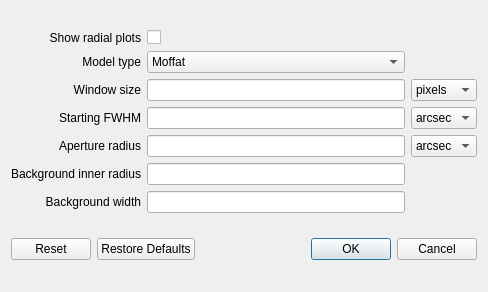
<?xml version="1.0" encoding="UTF-8"?>
<ui version="4.0">
 <class>PhotometryDialog</class>
 <widget class="QDialog" name="PhotometryDialog">
  <property name="windowModality">
   <enum>Qt::ApplicationModal</enum>
  </property>
  <property name="geometry">
   <rect>
    <x>0</x>
    <y>0</y>
    <width>488</width>
    <height>292</height>
   </rect>
  </property>
  <property name="windowTitle">
   <string>Photometry Settings</string>
  </property>
  <property name="modal">
   <bool>true</bool>
  </property>
  <layout class="QVBoxLayout" name="verticalLayout">
   <item>
    <layout class="QGridLayout" name="gridLayout">
     <item row="0" column="1">
      <widget class="QCheckBox" name="radialPlotBox">
       <property name="toolTip">
        <string>Display radial profiles for fit sources.</string>
       </property>
       <property name="text">
        <string/>
       </property>
      </widget>
     </item>
     <item row="6" column="0">
      <widget class="QLabel" name="label_7">
       <property name="text">
        <string>Background width</string>
       </property>
       <property name="alignment">
        <set>Qt::AlignRight|Qt::AlignTrailing|Qt::AlignVCenter</set>
       </property>
      </widget>
     </item>
     <item row="0" column="0">
      <widget class="QLabel" name="label_9">
       <property name="text">
        <string>Show radial plots</string>
       </property>
       <property name="alignment">
        <set>Qt::AlignRight|Qt::AlignTrailing|Qt::AlignVCenter</set>
       </property>
      </widget>
     </item>
     <item row="5" column="1">
      <widget class="QLineEdit" name="bgrinBox">
       <property name="toolTip">
        <string>Starting radius of background annulus. Set to 'none' to ignore background.</string>
       </property>
      </widget>
     </item>
     <item row="6" column="1">
      <widget class="QLineEdit" name="bgwidBox">
       <property name="toolTip">
        <string>Width of background annulus.</string>
       </property>
      </widget>
     </item>
     <item row="3" column="2">
      <widget class="QComboBox" name="fwhmUnitsBox">
       <property name="toolTip">
        <string>FWHM units.</string>
       </property>
       <item>
        <property name="text">
         <string>arcsec</string>
        </property>
       </item>
       <item>
        <property name="text">
         <string>pixels</string>
        </property>
       </item>
      </widget>
     </item>
     <item row="4" column="0">
      <widget class="QLabel" name="label_5">
       <property name="text">
        <string>Aperture radius</string>
       </property>
       <property name="alignment">
        <set>Qt::AlignRight|Qt::AlignTrailing|Qt::AlignVCenter</set>
       </property>
      </widget>
     </item>
     <item row="3" column="1">
      <widget class="QLineEdit" name="fwhmBox">
       <property name="toolTip">
        <string>Expected source width, as FWHM.</string>
       </property>
      </widget>
     </item>
     <item row="1" column="1">
      <widget class="QComboBox" name="modelTypeBox">
       <property name="toolTip">
        <string>Profile type to fit.</string>
       </property>
       <item>
        <property name="text">
         <string>Moffat</string>
        </property>
       </item>
       <item>
        <property name="text">
         <string>Gaussian</string>
        </property>
       </item>
      </widget>
     </item>
     <item row="2" column="1">
      <widget class="QLineEdit" name="windowSizeBox">
       <property name="toolTip">
        <string>Region to consider for fitting.</string>
       </property>
      </widget>
     </item>
     <item row="3" column="0">
      <widget class="QLabel" name="label_4">
       <property name="text">
        <string>Starting FWHM</string>
       </property>
       <property name="alignment">
        <set>Qt::AlignRight|Qt::AlignTrailing|Qt::AlignVCenter</set>
       </property>
      </widget>
     </item>
     <item row="1" column="0">
      <widget class="QLabel" name="label">
       <property name="text">
        <string>Model type</string>
       </property>
       <property name="alignment">
        <set>Qt::AlignRight|Qt::AlignTrailing|Qt::AlignVCenter</set>
       </property>
      </widget>
     </item>
     <item row="5" column="0">
      <widget class="QLabel" name="label_6">
       <property name="text">
        <string>Background inner radius</string>
       </property>
       <property name="alignment">
        <set>Qt::AlignRight|Qt::AlignTrailing|Qt::AlignVCenter</set>
       </property>
      </widget>
     </item>
     <item row="2" column="0">
      <widget class="QLabel" name="label_2">
       <property name="text">
        <string>Window size</string>
       </property>
       <property name="alignment">
        <set>Qt::AlignRight|Qt::AlignTrailing|Qt::AlignVCenter</set>
       </property>
      </widget>
     </item>
     <item row="4" column="2">
      <widget class="QComboBox" name="apradUnitsBox">
       <property name="toolTip">
        <string>Aperture radius and width units.</string>
       </property>
       <item>
        <property name="text">
         <string>arcsec</string>
        </property>
       </item>
       <item>
        <property name="text">
         <string>pixels</string>
        </property>
       </item>
      </widget>
     </item>
     <item row="4" column="1">
      <widget class="QLineEdit" name="apradBox">
       <property name="toolTip">
        <string>Radius of circular aperture, for summing flux.</string>
       </property>
      </widget>
     </item>
     <item row="2" column="2">
      <widget class="QComboBox" name="windowUnitsBox">
       <property name="toolTip">
        <string>Units for window size.</string>
       </property>
       <item>
        <property name="text">
         <string>pixels</string>
        </property>
       </item>
       <item>
        <property name="text">
         <string>arcsec</string>
        </property>
       </item>
      </widget>
     </item>
    </layout>
   </item>
   <item>
    <widget class="QDialogButtonBox" name="buttonBox">
     <property name="orientation">
      <enum>Qt::Horizontal</enum>
     </property>
     <property name="standardButtons">
      <set>QDialogButtonBox::Cancel|QDialogButtonBox::Ok|QDialogButtonBox::Reset|QDialogButtonBox::RestoreDefaults</set>
     </property>
    </widget>
   </item>
  </layout>
 </widget>
 <tabstops>
  <tabstop>radialPlotBox</tabstop>
  <tabstop>modelTypeBox</tabstop>
  <tabstop>windowSizeBox</tabstop>
  <tabstop>fwhmBox</tabstop>
  <tabstop>fwhmUnitsBox</tabstop>
  <tabstop>apradBox</tabstop>
  <tabstop>apradUnitsBox</tabstop>
  <tabstop>bgrinBox</tabstop>
  <tabstop>bgwidBox</tabstop>
 </tabstops>
 <resources/>
 <connections>
  <connection>
   <sender>buttonBox</sender>
   <signal>accepted()</signal>
   <receiver>PhotometryDialog</receiver>
   <slot>accept()</slot>
   <hints>
    <hint type="sourcelabel">
     <x>248</x>
     <y>254</y>
    </hint>
    <hint type="destinationlabel">
     <x>157</x>
     <y>274</y>
    </hint>
   </hints>
  </connection>
  <connection>
   <sender>buttonBox</sender>
   <signal>rejected()</signal>
   <receiver>PhotometryDialog</receiver>
   <slot>reject()</slot>
   <hints>
    <hint type="sourcelabel">
     <x>316</x>
     <y>260</y>
    </hint>
    <hint type="destinationlabel">
     <x>286</x>
     <y>274</y>
    </hint>
   </hints>
  </connection>
 </connections>
</ui>
